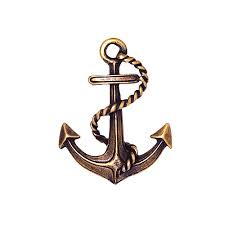
#> input picture Buscador_Img/dataset-projeto-3-2/brunamk/ancora2.jpeg, 225 x 225 px, given in place of the camera
$ jupyter execute Estabilizacao.ipynb   (text cells are left out)
#> lines starting #> are read from the running program, lines starting #| are printed output that depends on the picture; after the words box and inside, x2 and y2 are one past the last pixel; in counts of white or black regions, pixels touching at a corner belong together
#> further down, frame_inicial is the input picture: shape (225, 225, 3); mean B, G, R 235.3, 236.7, 239.4
[cell 1]
import cv2 as cv2
import cv2 as cv
import time
import numpy as np

[cell 2]
# Parametriza a funcao do OpenCV
dt_params = dict( maxCorners = 100,
                  qualityLevel = 0.3,
                  minDistance = 7,
                  blockSize = 7 )

# Parametriza o Lucas-Kanade
lk_params = dict( winSize  = (15,15),
                  maxLevel = 2,
                  criteria = (cv.TERM_CRITERIA_EPS | cv.TERM_CRITERIA_COUNT, 10, 0.03))


# [51 lines left out: function get_Traking, not called in this run]

[cell 3]
def get_DenciveTraking(frame_anterior, frame):
    global vec
    y = frame.shape[0]
#> y = 225
    x = frame.shape[1]
#> x = 225

    #Calcula o centro da imagem
    cy = int(y/2)
#> cy = 112
    cx = int(x/2)
#> cx = 112
    rec = [70, 90]

    previous = cv2.cvtColor(frame_inicial, cv.COLOR_BGR2GRAY)
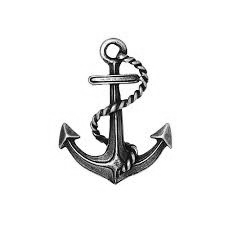
#> previous: shape (225, 225); min 1, max 255, mean 237.3
    actual   = cv2.cvtColor(frame,cv2.COLOR_BGR2GRAY)

    try:
        # Calcula o Fluxo Otico No Centro da Imagem Lititado Por Um Retangulo
        flow = cv2.calcOpticalFlowFarneback(previous[cx - rec[0] + int(vec[0]) : cx + rec[0] + int(vec[0]),
                                                     cy - rec[1] + int(vec[1]) : cy + rec[1] + int(vec[1])],
                                              actual[cx - rec[0] + int(vec[0]) : cx + rec[0] + int(vec[0]),
                                                     cy - rec[1] + int(vec[1]) : cy + rec[1] + int(vec[1])],
                                                                                None, 0.5, 3, 15, 3, 5, 1.2, 0)
        #Calcula a Média
        vec[0] += np.mean(np.mean(flow[:, :, 0]))
        vec[1] += np.mean(np.mean(flow[:, :, 1]))

    except:
        return frame[:1, :1, :], frame[:1, :1, :]

    #Deslocamento da Imagem
    M = np.array([[1, 0, -vec[0]], [0, 1, -vec[1]]], dtype=np.float32)
#> M = [[1, 0, -0.000312], [0, 1, -7.28e-05]]
    img = cv2.warpAffine(frame, M, (x, y))

    #Scaling
    proporcao = x / y
#> proporcao = 1
    corte_x = 0
    corte_y = 0

    #Tamanha da nova imagem sem considerar a proporção
    new_y = y - np.abs(vec[1])
#> new_y = 225
    new_x = x - np.abs(vec[0])
#> new_x = 225

    #Corta a imagem considerando a proporção
    if(np.abs(vec[0] / x) < np.abs(vec[1] / y)):
        var = "X_CT"
        corte_x = int( x - (proporcao * new_y) )
        corte_y = int(y - new_y)

    elif(np.abs(vec[0] / x) > np.abs(vec[1] / y)):
        var = "Y_CT"
        corte_x = int(x - new_x)
#> corte_x = 0
        corte_y = int( y - (new_x / proporcao) )
#> corte_y = 0

    v_x = x - corte_x - 1
#> v_x = 224
    v_y = y - corte_y - 1
#> v_y = 224

    if(vec[0] > 0):
        img = img[:,:v_x,:]
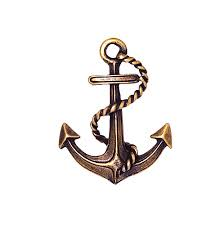
#> img: shape (225, 224, 3); mean B, G, R 235.2, 236.6, 239.3

    elif(vec[0] < 0):
        img = img[:, corte_x:, :]

    else:
        img = img[:, corte_x/2: (v_x + corte_x/2), :]

    if(vec[1] > 0):
        img = img[:v_y,:,:]
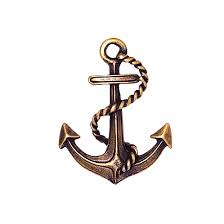
#> img: shape (224, 224, 3); mean B, G, R 235.1, 236.5, 239.2

    elif(vec[1] < 0):
        img = img[corte_y:,:,:]

    else:
        img = img[corte_y/2:(v_y + corte_y/2) , : , :]

    #Print dos parametros de controle
    #print("Corte_X: {0}, Corte_y: {1}, x: {2}, y: {3}, var: {4}, Dx: {5}, Dy: {6}, prop: {7}".format(corte_x, corte_y, img.shape[1], img.shape[0], var, vec[0], vec[1], x/y))

    #Resize da imagem cortada para o tamanho original do frame
    img = cv.resize(img,(x, y), interpolation = cv.INTER_LINEAR)
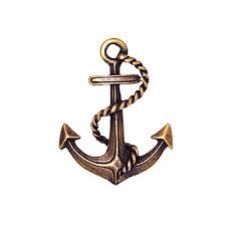
#> img: shape (225, 225, 3); mean B, G, R 235.1, 236.5, 239.2

    #Alerta do Limite do fluxo optico atraves da mudança de cor do retangulo
    if(np.abs(vec[0]) > 70 or np.abs(vec[1]) > 70):
        color = (0, 0, 255)

    else:
        color = (255, 0, 0)

    #Criação do retangulo na imagem de visualização
    cv2.rectangle(img, (cx - rec[0] + int(vec[0]), cy - rec[1] + int(vec[1])),
                   (cx + rec[0] + int(vec[0]), cy + rec[1] + int(vec[1])), color, 2)
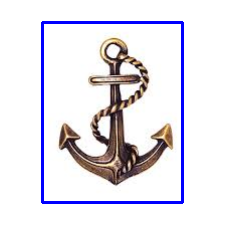
#> img: shape (225, 225, 3); 3.78% of pixels changed, all inside (x1, y1, x2, y2) = (41, 21, 184, 204)


    return frame, img

[cell 4]
captura = cv2.VideoCapture(0)

# Para não deixar encavalar os frames
captura.set(cv2.CAP_PROP_BUFFERSIZE, 1)

#Condição inicial
ret, frame_inicial = captura.read()

#Vetor Fluxo otico
vec = [0, 0]

while(1):
    ret, frame = captura.read()

    #frame_inicial, img = get_Traking(frame_inicial, frame, dt_params, lk_params) #Optical Flow
    frame_inicial, img = get_DenciveTraking(frame_inicial, frame) #Densive Optical Flow

    #Verifica Erros
    if(img.shape[0] == 1):
        print("Fluxo Ótico alem do limite")
        break

    cv2.imshow("Video", img)

    # Pressione ESC para sair do loop
    k = cv2.waitKey(30) & 0xff
#> (key Esc is pressed here)
    if k == 27:
        break

captura.release()
cv2.destroyAllWindows()

$ run again, on Buscador_Img/dataset-projeto-3-2/brunamk/livro3.jpeg
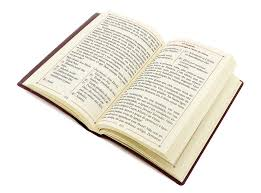
#> input picture Buscador_Img/dataset-projeto-3-2/brunamk/livro3.jpeg, 261 x 193 px, given in place of the camera
#> frame_inicial is the input picture: shape (193, 261, 3); mean B, G, R 227.3, 235.1, 238.2
#> in get_DenciveTraking, `previous = cv2.cvtColor(frame_inicial, cv.COLOR_BGR2GRAY)`:
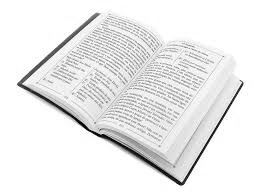
#> previous: shape (193, 261); min 2, max 255, mean 235.1
#> M = [[1, 0, -0.00105], [0, 1, -6.9e-05]]
#> new_y = 193
#> new_x = 261
#> corte_x = 0
#> v_x = 260
#> v_y = 192
#> in get_DenciveTraking, `cv2.rectangle(img, (cx - rec[0] + int(vec[0]), cy - rec[1] + int(vec[1..`:
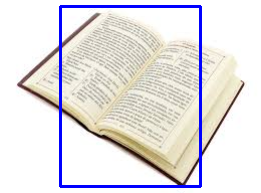
#> img: shape (193, 261, 3); mean B, G, R 227.7, 225.6, 228.7
